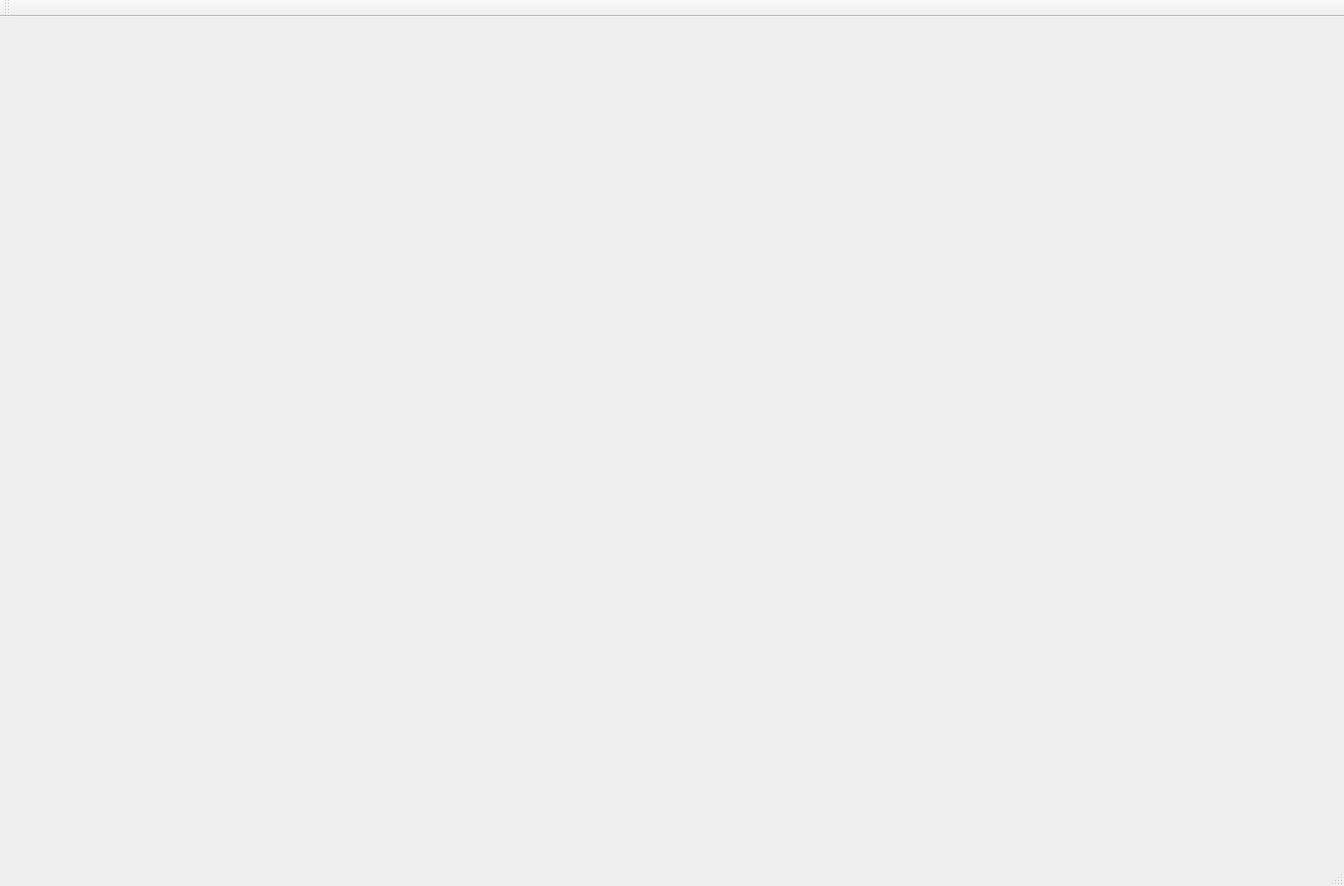
<?xml version="1.0" encoding="UTF-8"?>
<ui version="4.0">
 <class>MainWindow</class>
 <widget class="QMainWindow" name="MainWindow">
  <property name="geometry">
   <rect>
    <x>0</x>
    <y>0</y>
    <width>1348</width>
    <height>889</height>
   </rect>
  </property>
  <property name="windowTitle">
   <string>MainWindow</string>
  </property>
  <widget class="QWidget" name="centralWidget">
   <layout class="QHBoxLayout" name="horizontalLayout">
    <item>
     <widget class="QCustomPlot" name="widget" native="true"/>
    </item>
   </layout>
  </widget>
  <widget class="QMenuBar" name="menuBar">
   <property name="geometry">
    <rect>
     <x>0</x>
     <y>0</y>
     <width>1348</width>
     <height>21</height>
    </rect>
   </property>
  </widget>
  <widget class="QToolBar" name="mainToolBar">
   <attribute name="toolBarArea">
    <enum>TopToolBarArea</enum>
   </attribute>
   <attribute name="toolBarBreak">
    <bool>false</bool>
   </attribute>
  </widget>
  <widget class="QStatusBar" name="statusBar"/>
 </widget>
 <layoutdefault spacing="6" margin="11"/>
 <customwidgets>
  <customwidget>
   <class>QCustomPlot</class>
   <extends>QWidget</extends>
   <header location="global">qcustomplot.h</header>
   <container>1</container>
  </customwidget>
 </customwidgets>
 <resources/>
 <connections/>
</ui>
